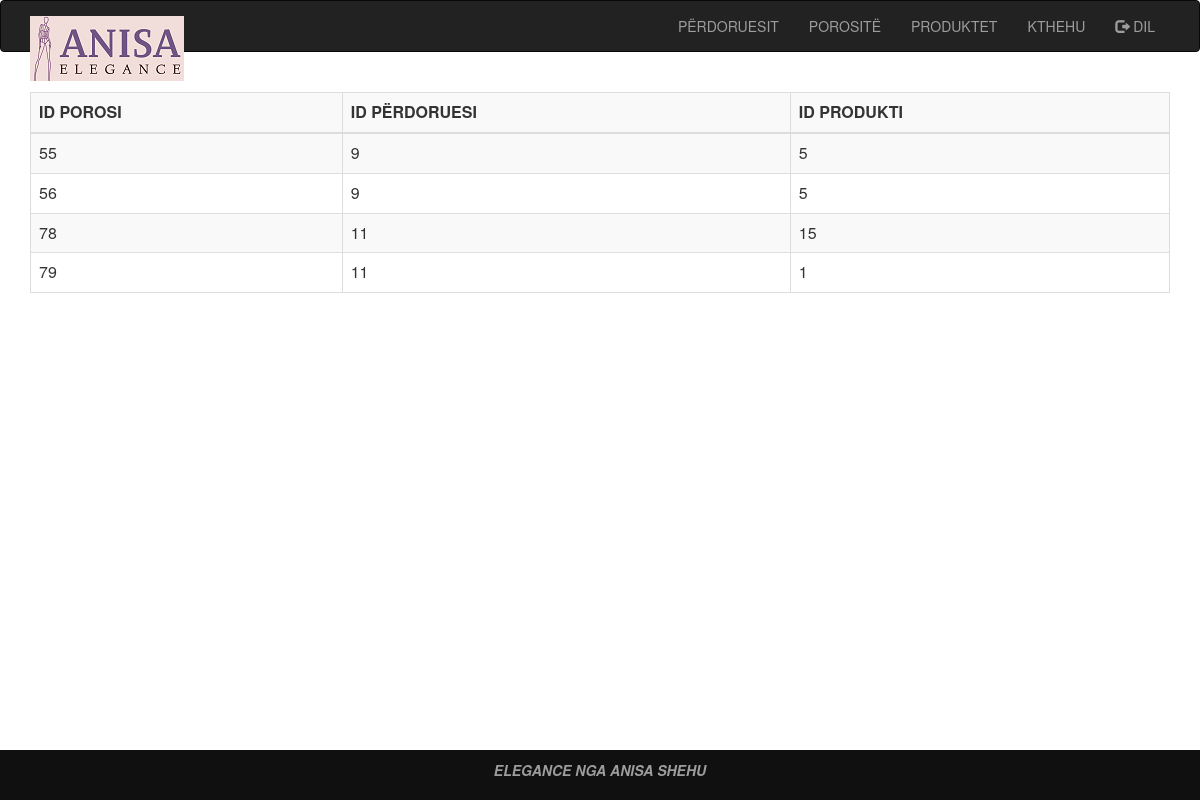
The page /porosite.php on the database its author committed.
### tables this page shows
CREATE TABLE `users_items` (
  `id` int(11) NOT NULL,
  `user_id` int(11) NOT NULL,
  `item_id` int(11) NOT NULL,
  `status` enum('Added to cart','Confirmed') NOT NULL
);

### porosite.php (the view, shortened to what this page needs)
<?php
include("connection.php")
?>
<html>
   <head>
        <link rel="stylesheet" href="bootstrap/css/bootstrap.min.css" type="text/css">
        <link rel="stylesheet" href="css/style.css" type="text/css">
   </head>
   <body>
              <div>
            <?php
                require 'header3.php';
            ?>
		<br><br>
			<div class="container">
                <table class="table table-bordered table-striped">
                    <tbody>
                        <tr>
                            <th>ID POROSI</th><th>ID PËRDORUESI</th><th>ID PRODUKTI</th>
                        </tr>
						<tbody>
		<?php
         $query1="Select * From users_items";
         $result=mysqli_query($con,$query1);
		 while($row=mysqli_fetch_assoc($result))
         {
        echo"
		 <tr>
		 <td>".$row['id']."</td>
		 <td>".$row['user_id']."</td>
		 <td>".$row['item_id']."</td>
		 </tr>";
           }
           echo"</tbody>
		   </center>
        </table>";
		   ?>
<footer class="footer">
               <div class="container">
                <center>
                   <p><i> ELEGANCE NGA ANISA SHEHU</i></p>
               </center>
               </div>
           </footer>
        </div>
    </body>
</html>

### css/style.css (style rules this page uses)
footer { background-color:#101010; color:#9d9d9d; font-size:14px; font-weight:bold; padding:10px; bottom:0; }
html { min-height:100%; position:relative; }
.footer { position: absolute; bottom:0; right:0; left:0; }

### rows shown on the page
users_items: id "55", user "9", item "5"
users_items: id "56", user "9", item "5"
users_items: id "78", user "11", item "15"
users_items: id "79", user "11", item "1"
